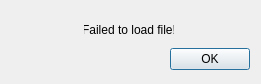
<?xml version="1.0" encoding="UTF-8"?>
<ui version="4.0">
 <class>FileLoadError</class>
 <widget class="QDialog" name="FileLoadError">
  <property name="geometry">
   <rect>
    <x>0</x>
    <y>0</y>
    <width>261</width>
    <height>84</height>
   </rect>
  </property>
  <property name="sizePolicy">
   <sizepolicy hsizetype="Fixed" vsizetype="Fixed">
    <horstretch>0</horstretch>
    <verstretch>0</verstretch>
   </sizepolicy>
  </property>
  <property name="minimumSize">
   <size>
    <width>261</width>
    <height>84</height>
   </size>
  </property>
  <property name="maximumSize">
   <size>
    <width>261</width>
    <height>84</height>
   </size>
  </property>
  <property name="windowTitle">
   <string>Error</string>
  </property>
  <layout class="QVBoxLayout" name="verticalLayout">
   <item>
    <spacer name="verticalSpacer_2">
     <property name="orientation">
      <enum>Qt::Vertical</enum>
     </property>
     <property name="sizeType">
      <enum>QSizePolicy::Fixed</enum>
     </property>
     <property name="sizeHint" stdset="0">
      <size>
       <width>233</width>
       <height>7</height>
      </size>
     </property>
    </spacer>
   </item>
   <item>
    <layout class="QHBoxLayout" name="horizontalLayout_2">
     <item>
      <spacer name="horizontalSpacer_3">
       <property name="orientation">
        <enum>Qt::Horizontal</enum>
       </property>
       <property name="sizeType">
        <enum>QSizePolicy::Fixed</enum>
       </property>
       <property name="sizeHint" stdset="0">
        <size>
         <width>45</width>
         <height>20</height>
        </size>
       </property>
      </spacer>
     </item>
     <item>
      <widget class="QLabel" name="label_2">
       <property name="sizePolicy">
        <sizepolicy hsizetype="Fixed" vsizetype="Fixed">
         <horstretch>0</horstretch>
         <verstretch>0</verstretch>
        </sizepolicy>
       </property>
       <property name="minimumSize">
        <size>
         <width>20</width>
         <height>20</height>
        </size>
       </property>
       <property name="maximumSize">
        <size>
         <width>20</width>
         <height>20</height>
        </size>
       </property>
       <property name="text">
        <string/>
       </property>
       <property name="pixmap">
        <pixmap resource="resources.qrc">:/mapclient/images/round_error_logo.png</pixmap>
       </property>
       <property name="scaledContents">
        <bool>true</bool>
       </property>
      </widget>
     </item>
     <item>
      <widget class="QLabel" name="label">
       <property name="minimumSize">
        <size>
         <width>90</width>
         <height>20</height>
        </size>
       </property>
       <property name="maximumSize">
        <size>
         <width>90</width>
         <height>20</height>
        </size>
       </property>
       <property name="text">
        <string>Failed to load file!</string>
       </property>
       <property name="alignment">
        <set>Qt::AlignCenter</set>
       </property>
      </widget>
     </item>
     <item>
      <spacer name="horizontalSpacer_2">
       <property name="orientation">
        <enum>Qt::Horizontal</enum>
       </property>
       <property name="sizeType">
        <enum>QSizePolicy::Fixed</enum>
       </property>
       <property name="sizeHint" stdset="0">
        <size>
         <width>75</width>
         <height>20</height>
        </size>
       </property>
      </spacer>
     </item>
    </layout>
   </item>
   <item>
    <layout class="QHBoxLayout" name="horizontalLayout">
     <item>
      <spacer name="horizontalSpacer">
       <property name="orientation">
        <enum>Qt::Horizontal</enum>
       </property>
       <property name="sizeHint" stdset="0">
        <size>
         <width>158</width>
         <height>10</height>
        </size>
       </property>
      </spacer>
     </item>
     <item>
      <widget class="QPushButton" name="pushButton">
       <property name="text">
        <string>OK</string>
       </property>
      </widget>
     </item>
    </layout>
   </item>
  </layout>
 </widget>
 <resources>
  <include location="resources.qrc"/>
 </resources>
 <connections>
  <connection>
   <sender>pushButton</sender>
   <signal>clicked()</signal>
   <receiver>FileLoadError</receiver>
   <slot>close()</slot>
   <hints>
    <hint type="sourcelabel">
     <x>213</x>
     <y>65</y>
    </hint>
    <hint type="destinationlabel">
     <x>130</x>
     <y>43</y>
    </hint>
   </hints>
  </connection>
 </connections>
</ui>
